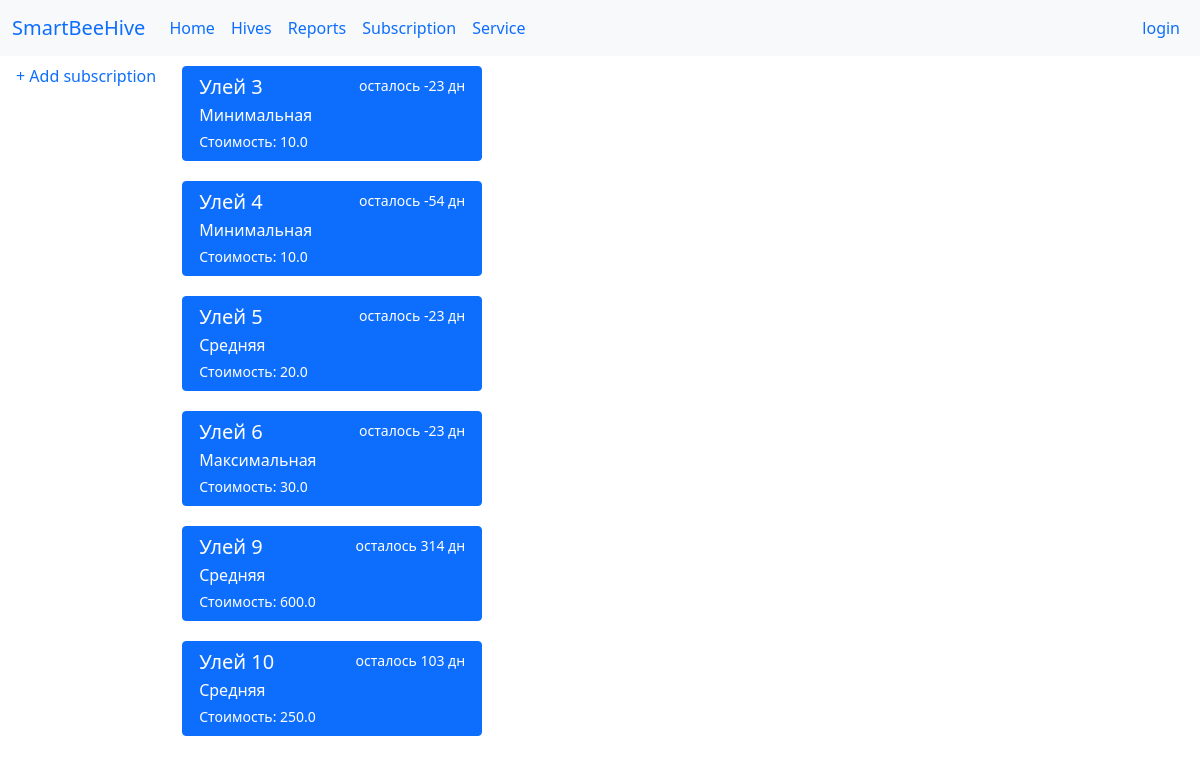
The app's page /subscription/ with its own data.
### hives/models.py (models this page shows, shortened)
class Subscription(models.Model):
    start_date = models.DateField(auto_now_add=True, verbose_name='Начало')
    end_date = models.DateField(verbose_name="Конец")
    hive_id = models.OneToOneField('Hive', on_delete=models.SET_NULL, null=True)
    service = models.ForeignKey('Service', on_delete=models.SET_NULL, null=True)
    coast = models.FloatField(verbose_name='Стоимость')
    class Meta:
        ordering = ['hive_id']

class Hive(models.Model):
    coordinate = models.CharField(max_length=100, verbose_name="Координаты")
    class Meta:
        pass
    def __str__(self):
        return str(self.pk)

class Service(models.Model):
    name = models.CharField(max_length=150, verbose_name='Название')
    count_of_request = models.IntegerField(verbose_name='Количество запросов')
    class Meta:
        ordering = ['-count_of_request']
    def __str__(self):
        return self.name

### hives/views.py (the view)
# urls.py: path('subscription/', view_subscription_page),
def view_subscription_page(request):
    subscriptions = Subscription.objects.all()
    dates = dict()
    for sub in subscriptions:
        dates[sub.pk] = (sub.end_date - datetime.date.today()).days
    print(dates)
    return render(request, 'subscription.html', context={"subscriptions": subscriptions, "dates": dates})

### templates/subscription.html
{% extends "base.html" %}
{% block content_nav %}
    <a class="nav-link" href="/add_subscription">+ Add subscription</a>
{% endblock %}
{% block content %}
    {% for subscription in subscriptions %}
        <div class="list-group" style="width:300px; margin: 10px 10px 10px 10px">
            <a href="/subscription_delete_conf/?subscription_id={{ subscription.pk }}" class="list-group-item list-group-item-action active" aria-current="true">
                <div class="d-flex w-100 justify-content-between">
                    <h5 class="mb-1">Улей {{ subscription.hive_id }}</h5>
                    <small>осталось
                        {% for sub,date in dates.items %}
                            {% if sub == subscription.pk %}
                                {{ date }}
                            {% endif %}
                        {% endfor %}дн</small>
                </div>
                <p class="mb-1">{{ subscription.service }}</p>
                <small>Стоимость: {{ subscription.coast }}</small>
            </a>
        </div>
    {% endfor %}
{% endblock %}

### templates/base.html (shortened to what this page needs)
<head>
    <link rel="stylesheet" href="https://cdnjs.cloudflare.com/ajax/libs/Chart.js/2.8.0/Chart.min.css"
/>
    <link href="https://cdn.jsdelivr.net/npm/bootstrap@5.0.2/dist/css/bootstrap.min.css" rel="stylesheet"
>
</head>
<body>
{% block nav %}
    <nav class="navbar navbar-expand-lg bg-light">
        <div class="container-fluid">
            <a class="navbar-brand" href="/">SmartBeeHive</a>
            <div class="collapse navbar-collapse" id="navbarSupportedContent">
                <ul class="navbar-nav me-auto mb-2 mb-lg-0">
                    <li class="nav-item">
                        <a class="nav-link active" aria-current="page" href="/">Home</a>
                    </li>
                    <li class="nav-item">
                        <a class="nav-link" href="/hive">Hives</a>
                    </li>
                    <li class="nav-item">
                        <a class="nav-link active" href="/report">Reports</a>
                    </li>
                    <li class="nav-item">
                        <a class="nav-link active" href="/subscription">Subscription</a>
                    </li>
                    <li class="nav-item">
                        <a class="nav-link active" href="/service">Service</a>
                    </li>
                </ul>
                <ul class="navbar-nav me-0 mb-2 mb-lg-0">
                    {% if not user.is_authenticated %}
                        <li class="nav-item">
                            <a class="nav-link active" href="/accounts/login/">login</a>
                        </li>
                    {% endif %}
                </ul>
            </div>
        </div>
    </nav>
{% endblock %}
{% block body %}
    <div class="class1">
        <div style="height: 100%">
            {% block content_nav %}
            {% endblock %}
        </div>
        <div class="class1" style="flex-flow: column; width:1000px; height:300px">
            {% block content %}
            {% endblock %}
        </div>
    </div>
{% endblock %}
</body>

### templates/base.html (style rules this page uses)
.class1 { display: flex; justify-content: flex-start; }

### records on screen
Subscription: hive_id "3", dates "-23", service "Минимальная", coast "10.0"
Subscription: hive_id "4", dates "-54", service "Минимальная", coast "10.0"
Subscription: hive_id "5", dates "-23", service "Средняя", coast "20.0"
Subscription: hive_id "6", dates "-23", service "Максимальная", coast "30.0"
Subscription: hive_id "9", dates "314", service "Средняя", coast "600.0"
Subscription: hive_id "10", dates "103", service "Средняя", coast "250.0"
